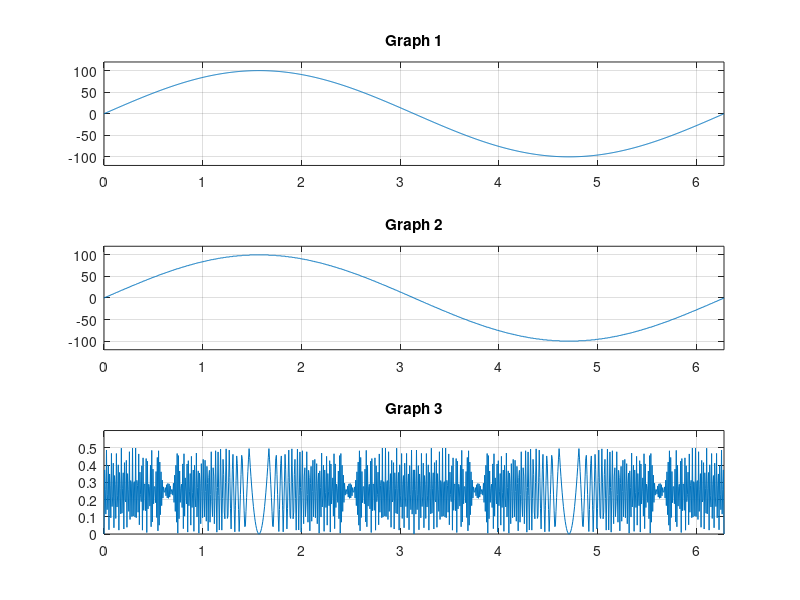

The MATLAB script that drew this image:
% digital.m

a = 100;
x = 0:2*pi/1000:2*pi;
y = a*sin(x);
y_int = int8(y);

subplot(3,1,1);
plot(x,y);
grid;
axis([0 2*pi -a*1.2 a*1.2]);
title('Graph 1');

subplot(3,1,2);
plot(x,y_int);
grid;
axis([0 2*pi -a*1.2 a*1.2]);
title('Graph 2');

subplot(3,1,3);
plot(x,abs(double(y_int)-y));
grid;
axis([0 2*pi 0 1.2/2]);
title('Graph 3');

